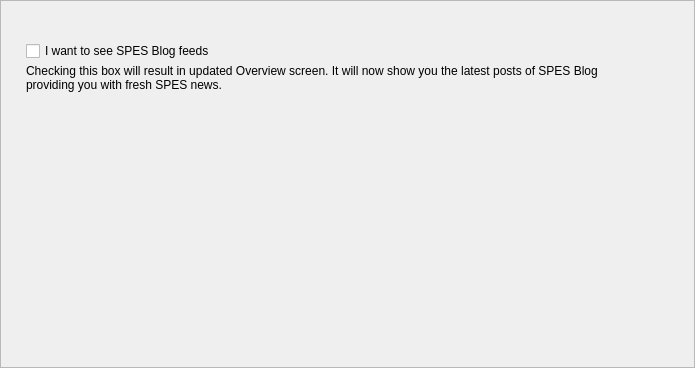
<?xml version="1.0" encoding="UTF-8"?>
<ui version="4.0">
 <class>PrivacyFrame</class>
 <widget class="QFrame" name="PrivacyFrame">
  <property name="geometry">
   <rect>
    <x>0</x>
    <y>0</y>
    <width>695</width>
    <height>368</height>
   </rect>
  </property>
  <property name="windowTitle">
   <string>Frame</string>
  </property>
  <property name="frameShape">
   <enum>QFrame::StyledPanel</enum>
  </property>
  <property name="frameShadow">
   <enum>QFrame::Raised</enum>
  </property>
  <layout class="QVBoxLayout" name="verticalLayout_3">
   <property name="spacing">
    <number>0</number>
   </property>
   <property name="leftMargin">
    <number>25</number>
   </property>
   <property name="topMargin">
    <number>40</number>
   </property>
   <property name="rightMargin">
    <number>49</number>
   </property>
   <item>
    <widget class="QWidget" name="widget_2" native="true">
     <property name="sizePolicy">
      <sizepolicy hsizetype="Preferred" vsizetype="Fixed">
       <horstretch>0</horstretch>
       <verstretch>0</verstretch>
      </sizepolicy>
     </property>
     <property name="minimumSize">
      <size>
       <width>0</width>
       <height>70</height>
      </size>
     </property>
     <property name="maximumSize">
      <size>
       <width>16777215</width>
       <height>70</height>
      </size>
     </property>
     <layout class="QVBoxLayout" name="verticalLayout_2" stretch="0,1">
      <property name="spacing">
       <number>3</number>
      </property>
      <property name="leftMargin">
       <number>0</number>
      </property>
      <property name="topMargin">
       <number>0</number>
      </property>
      <property name="rightMargin">
       <number>0</number>
      </property>
      <property name="bottomMargin">
       <number>0</number>
      </property>
      <item>
       <widget class="QCheckBox" name="m_newsCheck">
        <property name="text">
         <string>I want to see SPES Blog feeds</string>
        </property>
       </widget>
      </item>
      <item alignment="Qt::AlignTop">
       <widget class="WalletGui::WalletSmallGrayTextLabel" name="m_embeddedHelperLabel">
        <property name="text">
         <string>Checking this box will result in updated Overview screen. It will now show you the latest posts of SPES Blog providing you with fresh SPES news.</string>
        </property>
        <property name="alignment">
         <set>Qt::AlignLeading|Qt::AlignLeft|Qt::AlignTop</set>
        </property>
        <property name="wordWrap">
         <bool>true</bool>
        </property>
        <property name="indent">
         <number>0</number>
        </property>
       </widget>
      </item>
     </layout>
    </widget>
   </item>
   <item>
    <spacer name="verticalSpacer">
     <property name="orientation">
      <enum>Qt::Vertical</enum>
     </property>
     <property name="sizeHint" stdset="0">
      <size>
       <width>20</width>
       <height>171</height>
      </size>
     </property>
    </spacer>
   </item>
  </layout>
 </widget>
 <customwidgets>
  <customwidget>
   <class>WalletGui::WalletSmallGrayTextLabel</class>
   <extends>QLabel</extends>
   <header>Gui/Common/WalletTextLabel.h</header>
  </customwidget>
 </customwidgets>
 <resources/>
 <connections/>
</ui>
